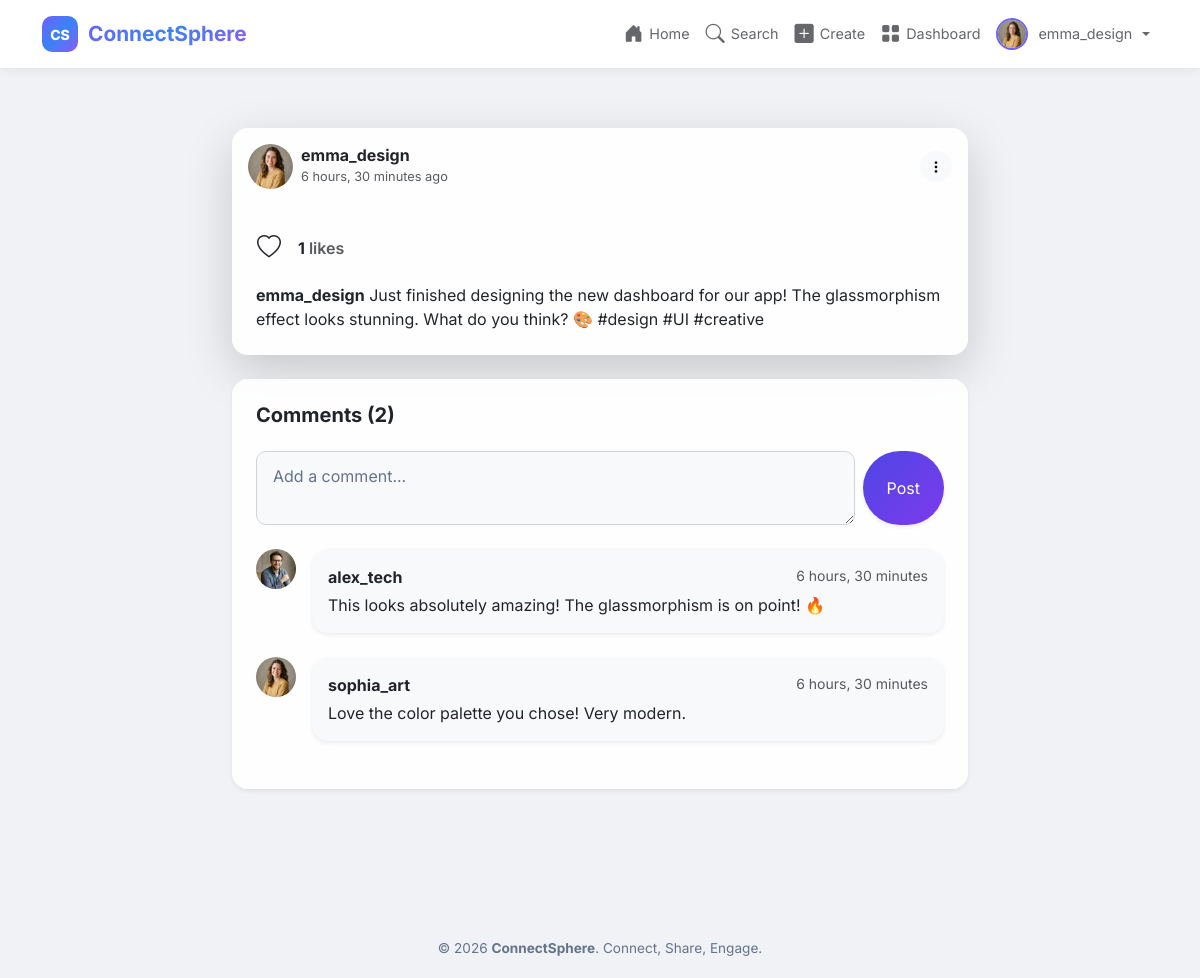
The app's page /post/1/ (signed in) with its own data.
### app/models.py (models this page shows, shortened)
class Profile(models.Model):
    user = models.OneToOneField(User, on_delete=models.CASCADE, related_name='profile')
    profile_picture = models.ImageField(upload_to='profile_pics/', default='profile_pics/default.png', blank=True)
    bio = models.TextField(max_length=500, blank=True, default='')
    date_joined = models.DateTimeField(auto_now_add=True)

class Post(models.Model):
    user = models.ForeignKey(User, on_delete=models.CASCADE, related_name='posts')
    caption = models.TextField(max_length=2200, blank=True, default='')
    image = models.ImageField(upload_to='post_images/', blank=True, null=True)
    created_date = models.DateTimeField(auto_now_add=True)
    class Meta:
        ordering = ['-created_date']
    @property
    def likes_count(self):
        return self.likes.count()
    @property
    def comments_count(self):
        return self.comments.count()

class Comment(models.Model):
    user = models.ForeignKey(User, on_delete=models.CASCADE, related_name='comments')
    post = models.ForeignKey(Post, on_delete=models.CASCADE, related_name='comments')
    text = models.TextField(max_length=500)
    created_date = models.DateTimeField(auto_now_add=True)
    class Meta:
        ordering = ['created_date']

### app/views.py (the view)
# urls.py: path('post/<int:pk>/', views.post_detail, name='post_detail'),
@login_required
def post_detail(request, pk):
    post = get_object_or_404(Post.objects.select_related('user', 'user__profile'), pk=pk)
    comments = post.comments.select_related('user', 'user__profile').all()
    comment_form = CommentForm()
    is_liked = post.likes.filter(user=request.user).exists()
    likes_count = post.likes_count
    context = {
        'post': post,
        'comments': comments,
        'comment_form': comment_form,
        'is_liked': is_liked,
        'likes_count': likes_count,
    }
    return render(request, 'post_detail.html', context)

### app/forms.py
class CommentForm(forms.ModelForm):
    class Meta:
        model = Comment
        fields = ['text']
        widgets = {
            'text': forms.Textarea(attrs={
                'class': 'form-control',
                'placeholder': 'Add a comment...',
                'rows': 2
            }),
        }

### templates/post_detail.html (shortened to what this page needs)
{% extends 'base.html' %}
{% load static %}
{% block content %}
<div class="container mt-5 mb-5">
    <div class="row justify-content-center">
        <div class="col-lg-8">
            <div class="card shadow-lg border-0 rounded-4 mb-4" style="background: rgba(255, 255, 255, 0.9); backdrop-filter: blur(10px);">
                <div class="card-header bg-transparent border-0 p-3 d-flex justify-content-between align-items-center">
                    <div class="d-flex align-items-center">
                        <a href="{% url 'profile' post.user.username %}" class="text-decoration-none">
                            {% if post.user.profile.profile_picture %}
                                <img src="{{ post.user.profile.profile_picture.url }}" alt="{{ post.user.username }}" class="rounded-circle me-2" style="width: 45px; height: 45px; object-fit: cover;">
                            {% else %}
                                <div class="rounded-circle bg-secondary text-white d-flex justify-content-center align-items-center me-2" style="width: 45px; height: 45px;">
                                    <i class="bi bi-person-fill fs-5"></i>
                                </div>
                            {% endif %}
                        </a>
                        <div>
                            <a href="{% url 'profile' post.user.username %}" class="text-dark fw-bold text-decoration-none d-block lh-1" style="font-family: 'Inter', sans-serif;">{{ post.user.username }}</a>
                            <small class="text-muted" style="font-size: 0.8rem;">{{ post.created_date|timesince }} ago</small>
                        </div>
                    </div>
                    {% if request.user == post.user %}
                    <div class="dropdown">
                        <button class="btn btn-sm btn-light rounded-circle" type="button" data-bs-toggle="dropdown" aria-expanded="false">
                            <i class="bi bi-three-dots-vertical"></i>
                        </button>
                    </div>
                    {% endif %}
                </div>
                <div class="card-body p-4">
                    <div class="d-flex align-items-center mb-3">
                        <button class="btn btn-link text-dark p-0 me-3 text-decoration-none like-btn" id="like-btn-{{ post.pk }}" data-post-id="{{ post.pk }}">
                            {% if is_liked %}
                            <i class="bi bi-heart-fill text-danger fs-4"></i>
                            {% else %}
                            <i class="bi bi-heart fs-4"></i>
                            {% endif %}
                        </button>
                        <span class="fw-bold" id="likes-count-{{ post.pk }}">{{ likes_count }}</span> <span class="ms-1 fw-semibold text-muted">likes</span>
                    </div>
                    <p class="card-text">
                        <a href="{% url 'profile' post.user.username %}" class="text-dark fw-bold text-decoration-none">{{ post.user.username }}</a>
                        {{ post.caption }}
                    </p>
                </div>
            </div>
            <div class="card shadow-sm border-0 rounded-4" style="background: rgba(255, 255, 255, 0.9);">
                <div class="card-body p-4">
                    <h5 class="fw-bold mb-4" style="font-family: 'Inter', sans-serif;">Comments ({{ post.comments_count }})</h5>
                    <form method="POST" action="{% url 'add_comment' post.pk %}" class="mb-4 d-flex">
                        <div class="flex-grow-1 me-2">
                            {{ comment_form.text }}
                        </div>
                        <button type="submit" class="btn btn-primary rounded-pill px-4 shadow-sm" style="background: linear-gradient(135deg, #4f46e5, #7c3aed); border: none;">Post</button>
                    </form>
                    <div class="comments-list mt-4">
                        {% for comment in comments %}
                        <div class="d-flex mb-4">
                            <a href="{% url 'profile' comment.user.username %}">
                                {% if comment.user.profile.profile_picture %}
                                    <img src="{{ comment.user.profile.profile_picture.url }}" alt="{{ comment.user.username }}" class="rounded-circle me-3" style="width: 40px; height: 40px; object-fit: cover;">
                                {% else %}
                                    <div class="rounded-circle bg-secondary text-white d-flex justify-content-center align-items-center me-3" style="width: 40px; height: 40px;">
                                        <i class="bi bi-person-fill"></i>
                                    </div>
                                {% endif %}
                            </a>
                            <div class="flex-grow-1">
                                <div class="bg-light p-3 rounded-4 shadow-sm">
                                    <div class="d-flex justify-content-between align-items-start mb-1">
                                        <a href="{% url 'profile' comment.user.username %}" class="text-dark fw-bold text-decoration-none">{{ comment.user.username }}</a>
                                        <small class="text-muted">{{ comment.created_date|timesince }}</small>
                                    </div>
                                    <p class="mb-0 text-break">{{ comment.text }}</p>
                                </div>
                            </div>
                        </div>
                        {% empty %}
                        <p class="text-muted text-center py-4">No comments yet. Be the first to comment!</p>
                        {% endfor %}
                    </div>
                </div>
            </div>
        </div>
    </div>
</div>
{% endblock %}

### templates/base.html (shortened to what this page needs)
{% load static %}
<!DOCTYPE html>
<html lang="en">
<head>
    <link href="https://cdn.jsdelivr.net/npm/bootstrap@5.3.3/dist/css/bootstrap.min.css" rel="stylesheet">
    <link href="https://cdn.jsdelivr.net/npm/bootstrap-icons@1.11.3/font/bootstrap-icons.min.css" rel="stylesheet">
    <link rel="stylesheet" href="{% static 'css/style.css' %}">
</head>
<body>
    {% if user.is_authenticated %}
    <nav class="navbar navbar-expand-lg navbar-dark fixed-top cs-navbar">
        <div class="container">
            <a class="navbar-brand cs-brand" href="{% url 'home' %}">
                <span class="cs-logo">CS</span>
                <span class="cs-name">ConnectSphere</span>
            </a>
            <div class="collapse navbar-collapse" id="navbarNav">
                <ul class="navbar-nav ms-auto align-items-center">
                    <li class="nav-item">
                        <a class="nav-link" href="{% url 'home' %}" title="Home">
                            <i class="bi bi-house-door-fill"></i>
                            <span class="nav-text">Home</span>
                        </a>
                    </li>
                    <li class="nav-item">
                        <a class="nav-link" href="{% url 'search_users' %}" title="Search">
                            <i class="bi bi-search"></i>
                            <span class="nav-text">Search</span>
                        </a>
                    </li>
                    <li class="nav-item">
                        <a class="nav-link" href="{% url 'create_post' %}" title="Create Post">
                            <i class="bi bi-plus-square-fill"></i>
                            <span class="nav-text">Create</span>
                        </a>
                    </li>
                    <li class="nav-item">
                        <a class="nav-link" href="{% url 'dashboard' %}" title="Dashboard">
                            <i class="bi bi-grid-fill"></i>
                            <span class="nav-text">Dashboard</span>
                        </a>
                    </li>
                    <li class="nav-item dropdown">
                        <a class="nav-link dropdown-toggle d-flex align-items-center" href="#" role="button" data-bs-toggle="dropdown">
                            {% if user.profile.profile_picture %}
                            <img src="{{ user.profile.profile_picture.url }}" alt="{{ user.username }}" class="nav-avatar">
                            {% else %}
                            <div class="nav-avatar-placeholder">
                                <i class="bi bi-person-fill"></i>
                            </div>
                            {% endif %}
                            <span class="nav-text ms-1">{{ user.username }}</span>
                        </a>
                    </li>
                </ul>
            </div>
        </div>
    </nav>
    {% endif %}
    <main class="{% if user.is_authenticated %}cs-main{% else %}cs-main-auth{% endif %}">
        {% block content %}{% endblock %}
    </main>
    {% if user.is_authenticated %}
    <footer class="cs-footer">
        <div class="container text-center">
            <p class="mb-0">&copy; 2026 <strong>ConnectSphere</strong>. Connect, Share, Engage.</p>
        </div>
    </footer>
    {% endif %}
</body>
</html>

### static/css/style.css (style rules this page uses)
:root { --primary: #6C63FF; --secondary: #3B82F6; --accent: #8B5CF6; --dark-bg: #f0f2f5; --card-bg: #ffffff; --card-border: #e4e6eb; --text-primary: #1c1e21; --text-secondary: #65676b; --success: #10b981; --danger: #ef4444; --warning: #f59e0b; --gradient: linear-gradient(135deg, #6C63FF 0%, #3B82F6 50%, #8B5CF6 100%); }
body { font-family: 'Inter', sans-serif; background: var(--dark-bg); color: var(--text-primary); min-height: 100vh; margin: 0; padding: 0; }
.cs-navbar { position: fixed; top: 0; width: 100%; z-index: 1030; background: #ffffff; box-shadow: 0 2px 10px rgba(0, 0, 0, 0.05); border-bottom: 1px solid var(--card-border); padding: 10px 20px; display: flex; justify-content: space-between; align-items: center; box-sizing: border-box; }
.cs-brand { display: flex; align-items: center; text-decoration: none; }
.cs-logo { width: 36px; height: 36px; border-radius: 10px; background: var(--gradient); display: flex; align-items: center; justify-content: center; font-weight: 800; font-size: 14px; color: white; }
.cs-name { font-weight: 700; font-size: 1.3rem; margin-left: 10px; background: var(--gradient); -webkit-background-clip: text; -webkit-text-fill-color: transparent; }
.nav-link { color: var(--text-secondary); font-size: 0.9rem; display: flex; align-items: center; gap: 6px; transition: 0.3s; border-radius: 8px; padding: 8px 12px; text-decoration: none; }
.nav-link i { font-size: 1.2rem; }
.nav-avatar { width: 32px; height: 32px; border-radius: 50%; object-fit: cover; border: 2px solid var(--primary); }
.cs-main { padding-top: 80px; min-height: calc(100vh - 60px); padding-bottom: 40px; box-sizing: border-box; }
.form-control { background: #f8f9fa; border: 1px solid #ced4da; color: var(--text-primary); border-radius: 10px; padding: 12px 16px; transition: 0.3s; width: 100%; box-sizing: border-box; }
.form-control::placeholder { color: #64748b; }
.cs-footer { padding: 20px 0; text-align: center; color: #64748b; font-size: 0.85rem; border-top: 1px solid rgba(255, 255, 255, 0.06); margin-top: 40px; }
a { color: var(--primary); text-decoration: none; transition: 0.2s; }
img { max-width: 100%; }

### records on screen
Post: user.profile.profile_picture (picture), user.username "emma_design", created_date "6 hours, 30 minutes", caption "Just finished designing the new dashboard for our app! The glassmorphism effect looks stunning. What do you think? 🎨 #design #UI #creative", comments_count "2"
Comment: user.profile.profile_picture (picture), user.username "alex_tech", created_date "6 hours, 30 minutes", text "This looks absolutely amazing! The glassmorphism is on point! 🔥"
Comment: user.profile.profile_picture (picture), user.username "sophia_art", created_date "6 hours, 30 minutes", text "Love the color palette you chose! Very modern."

### other values on screen
{{ user.username }} "emma_design"
{{ likes_count }} "1"
